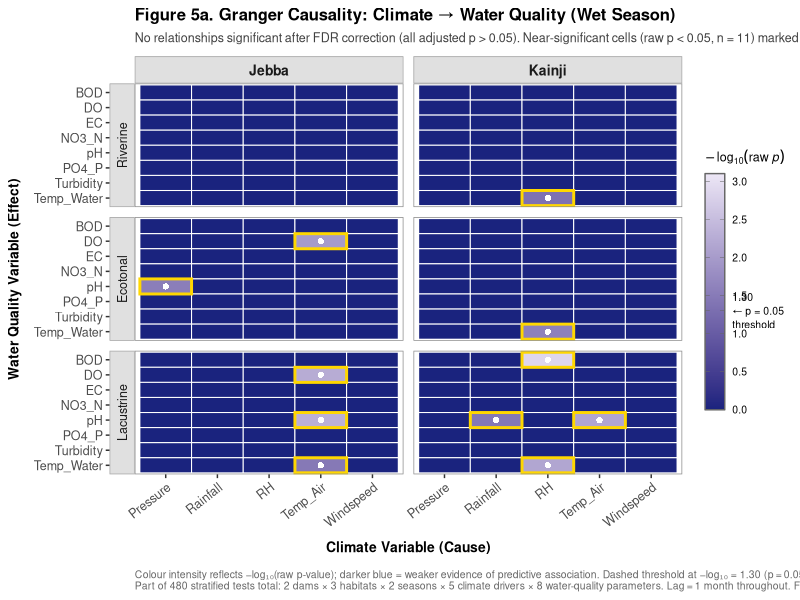
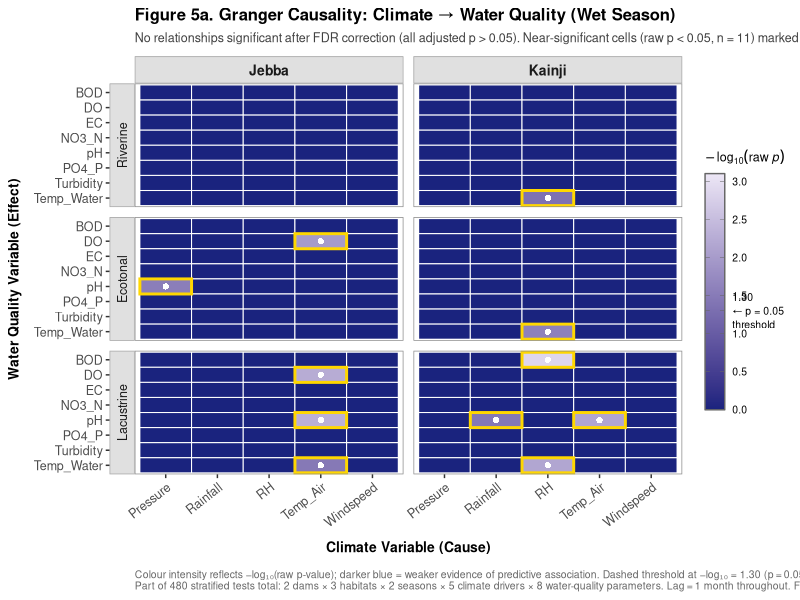
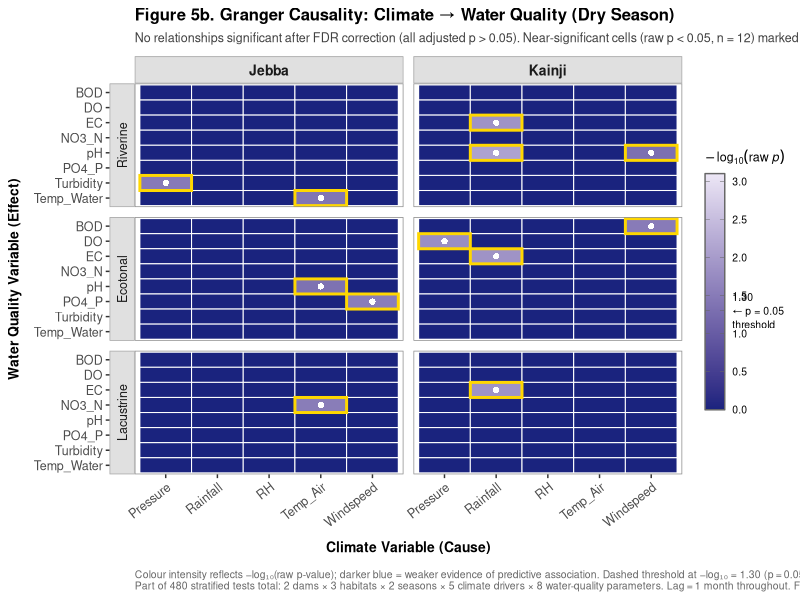
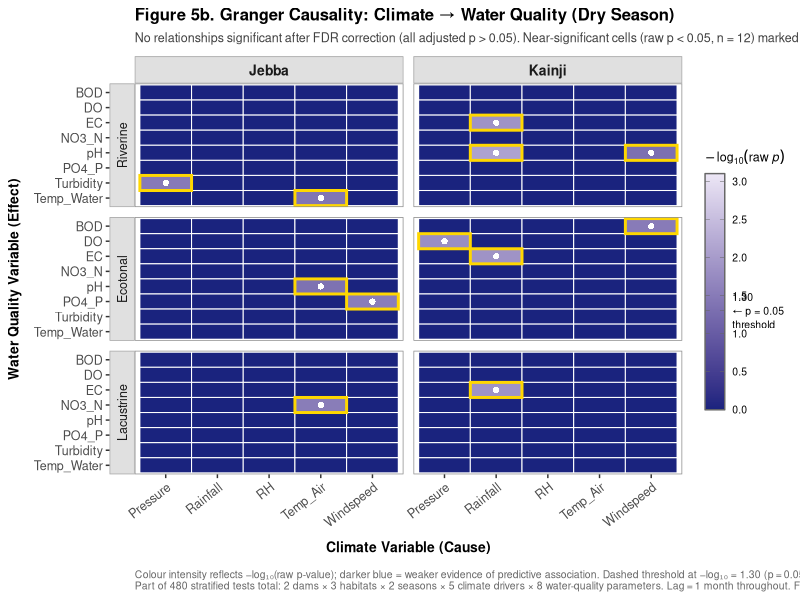

These charts were generated, in order, by the following R code:
# ============================================================
# 04b_GRANGER_HEATMAP.R
# Figure 5a and 5b - Granger Causality Heatmaps (Split by Season)
# Figure 5a: Wet Season | Figure 5b: Dry Season
# Kainji-Jebba Reservoir Cascade Water Quality Study
#
# Depends on the near-significant relationship table produced by
# 04a_granger_causality_full.R (values are hardcoded below from that
# script's output for reproducibility of the published figure).
# ============================================================

library(ggplot2)
library(dplyr)
library(tidyr)

# -- 1. DEFINE VARIABLES ---------------------------------------
climate_vars <- c("Pressure", "Rainfall", "RH", "Temp_Air", "Windspeed")
wq_vars      <- c("BOD", "DO", "EC", "NO3_N", "pH", "PO4_P", "Turbidity", "Temp_Water")
dams         <- c("Jebba", "Kainji")
habitats     <- c("Riverine", "Ecotonal", "Lacustrine")
seasons      <- c("Wet", "Dry")

# -- 2. BUILD FULL 480-TEST GRID ---------------------------------
df_full <- expand.grid(
  Dam     = dams,
  Habitat = habitats,
  Season  = seasons,
  Cause   = climate_vars,
  Effect  = wq_vars,
  stringsAsFactors = FALSE
)

# Default: all adjusted p-values = 0.999
df_full$P_raw <- 0.999
df_full$Near_Sig <- FALSE

# -- 3. INSERT ACTUAL NEAR-SIGNIFICANT VALUES FROM TABLE 3 ------
insert_p <- function(df, dam, habitat, season, cause, effect, p_raw) {
  idx <- df$Dam == dam & df$Habitat == habitat & df$Season == season &
         df$Cause == cause & df$Effect == effect
  df$P_raw[idx]    <- p_raw
  df$Near_Sig[idx] <- TRUE
  return(df)
}

# All 23 near-significant relationships
df_full <- insert_p(df_full, "Kainji", "Lacustrine", "Wet", "RH",        "BOD",        0.001375)
df_full <- insert_p(df_full, "Jebba",  "Lacustrine", "Wet", "Temp_Air",  "pH",         0.004917)
df_full <- insert_p(df_full, "Jebba",  "Lacustrine", "Wet", "Temp_Air",  "DO",         0.005711)
df_full <- insert_p(df_full, "Kainji", "Lacustrine", "Wet", "RH",        "Temp_Water", 0.007001)
df_full <- insert_p(df_full, "Kainji", "Lacustrine", "Wet", "Temp_Air",  "pH",         0.007146)
df_full <- insert_p(df_full, "Kainji", "Riverine",   "Dry", "Rainfall",  "pH",         0.008040)
df_full <- insert_p(df_full, "Jebba",  "Ecotonal",   "Wet", "Temp_Air",  "DO",         0.010336)
df_full <- insert_p(df_full, "Kainji", "Riverine",   "Dry", "Rainfall",  "EC",         0.013480)
df_full <- insert_p(df_full, "Kainji", "Ecotonal",   "Dry", "Rainfall",  "EC",         0.013480)
df_full <- insert_p(df_full, "Kainji", "Lacustrine", "Dry", "Rainfall",  "EC",         0.013480)
df_full <- insert_p(df_full, "Kainji", "Ecotonal",   "Dry", "Pressure",  "DO",         0.016354)
df_full <- insert_p(df_full, "Kainji", "Ecotonal",   "Wet", "RH",        "Temp_Water", 0.025323)
df_full <- insert_p(df_full, "Jebba",  "Ecotonal",   "Wet", "Pressure",  "pH",         0.028259)
df_full <- insert_p(df_full, "Jebba",  "Ecotonal",   "Dry", "Windspeed", "PO4_P",      0.029514)
df_full <- insert_p(df_full, "Jebba",  "Lacustrine", "Dry", "Temp_Air",  "NO3_N",      0.030054)
df_full <- insert_p(df_full, "Kainji", "Ecotonal",   "Dry", "Windspeed", "BOD",        0.031797)
df_full <- insert_p(df_full, "Jebba",  "Riverine",   "Dry", "Pressure",  "Turbidity",  0.033041)
df_full <- insert_p(df_full, "Jebba",  "Lacustrine", "Wet", "Temp_Air",  "Temp_Water", 0.034121)
df_full <- insert_p(df_full, "Kainji", "Lacustrine", "Wet", "Rainfall",  "pH",         0.035919)
df_full <- insert_p(df_full, "Jebba",  "Riverine",   "Dry", "Temp_Air",  "Temp_Water", 0.039778)
df_full <- insert_p(df_full, "Jebba",  "Ecotonal",   "Dry", "Temp_Air",  "pH",         0.044983)
df_full <- insert_p(df_full, "Kainji", "Riverine",   "Wet", "RH",        "Temp_Water", 0.045377)
df_full <- insert_p(df_full, "Kainji", "Riverine",   "Dry", "Windspeed", "pH",         0.047048)

# -- 4. TRANSFORM -------------------------------------------------
df_full <- df_full %>%
  mutate(neg_log_p = -log10(P_raw))

# -- 5. FACTOR ORDERING --------------------------------------------
df_full$Effect  <- factor(df_full$Effect,
                           levels = rev(c("BOD","DO","EC","NO3_N",
                                          "pH","PO4_P","Turbidity","Temp_Water")))
df_full$Cause   <- factor(df_full$Cause,   levels = climate_vars)
df_full$Habitat <- factor(df_full$Habitat, levels = c("Riverine","Ecotonal","Lacustrine"))
df_full$Season  <- factor(df_full$Season,  levels = c("Wet","Dry"))
df_full$Dam     <- factor(df_full$Dam,     levels = c("Jebba","Kainji"))

# -- 6. SHARED THEME -------------------------------------------------
shared_theme <- theme_bw(base_size = 11) +
  theme(
    plot.title       = element_text(face = "bold", size = 12, hjust = 0),
    plot.subtitle    = element_text(size = 9, colour = "grey25",
                                    hjust = 0, margin = margin(b = 8)),
    plot.caption     = element_text(size = 7.5, colour = "grey40",
                                    hjust = 0, margin = margin(t = 10)),
    axis.text.x      = element_text(angle = 38, hjust = 1, size = 9),
    axis.text.y      = element_text(size = 9),
    axis.title.x     = element_text(size = 10, face = "bold",
                                    margin = margin(t = 8)),
    axis.title.y     = element_text(size = 10, face = "bold",
                                    margin = margin(r = 8)),
    strip.text.x     = element_text(size = 10, face = "bold"),
    strip.text.y     = element_text(size = 9, angle = 0),
    strip.background = element_rect(fill = "grey88", colour = "grey65"),
    legend.title     = element_text(size = 9, face = "bold"),
    legend.position  = "right",
    panel.grid       = element_blank(),
    panel.border     = element_rect(colour = "grey55", linewidth = 0.5),
    panel.spacing    = unit(0.5, "lines")
  )

# -- 7. SHARED COLOUR SCALE -------------------------------------------
shared_fill <- scale_fill_gradient(
  low    = "#1A237E",
  high   = "#EDE7F6",
  limits = c(0, 3.10),
  breaks = c(0, 0.5, 1.0, 1.301, 1.5, 2.0, 2.5, 3.0),
  labels = c("0.0", "0.5", "1.0",
             "1.30\n\u2190 p = 0.05\nthreshold",
             "1.5", "2.0", "2.5", "3.0"),
  name   = expression(-log[10](raw~italic(p))),
  guide  = guide_colorbar(
    barheight    = unit(6, "cm"),
    barwidth     = unit(0.5, "cm"),
    ticks.colour = "grey40",
    frame.colour = "grey40",
    label.theme  = element_text(size = 7.5, lineheight = 1.1)
  )
)

# -- 8. FUNCTION TO BUILD ONE SEASON PLOT ----------------------------
build_plot <- function(season_filter, fig_label) {

  df_season <- df_full %>% filter(Season == season_filter)

  n_near <- sum(df_season$Near_Sig)

  p <- ggplot(df_season, aes(x = Cause, y = Effect, fill = neg_log_p)) +
    geom_tile(colour = "white", linewidth = 0.35) +

    # Yellow border for near-significant cells
    geom_tile(data = df_season %>% filter(Near_Sig),
              aes(x = Cause, y = Effect),
              fill  = NA,
              colour = "#FFD700",
              linewidth = 1.0) +

    # White dot on near-significant cells
    geom_point(data = df_season %>% filter(Near_Sig),
               aes(x = Cause, y = Effect),
               shape = 16, size = 1.8,
               colour = "white", inherit.aes = FALSE) +

    facet_grid(Habitat ~ Dam, switch = "y") +

    shared_fill +

    scale_colour_identity() +

    labs(
      title    = paste0("Figure 5", fig_label,
                        ". Granger Causality: Climate \u2192 Water Quality (",
                        season_filter, " Season)"),
      subtitle = paste0("No relationships significant after FDR correction ",
                        "(all adjusted p\u2009>\u20090.05). ",
                        "Near-significant cells (raw p\u2009<\u20090.05, n\u2009=\u2009",
                        n_near, ") marked with yellow borders."),
      x        = "Climate Variable (Cause)",
      y        = "Water Quality Variable (Effect)",
      caption  = paste0(
        "Colour intensity reflects \u2212log\u2081\u2080(raw p-value); ",
        "darker blue = weaker evidence of predictive association. ",
        "Dashed threshold at \u2212log\u2081\u2080 = 1.30 (p\u2009=\u20090.05).\n",
        "Part of 480 stratified tests total: 2 dams \u00d7 3 habitats \u00d7 ",
        "2 seasons \u00d7 5 climate drivers \u00d7 8 water-quality parameters. ",
        "Lag\u2009=\u20091 month throughout. Full results in Table S1."
      )
    ) +

    shared_theme

  return(p)
}

# -- 9. BUILD BOTH PLOTS ----------------------------------------------
p_wet <- build_plot("Wet", "a")
p_dry <- build_plot("Dry", "b")

# -- 10. SAVE ------------------------------------------------------
# Figure 5a - Wet Season
ggsave("Figure5a_Granger_Wet.pdf",
       plot = p_wet,
       width = 10, height = 10,
       units = "in", dpi = 300)

ggsave("Figure5a_Granger_Wet.png",
       plot = p_wet,
       width = 10, height = 10,
       units = "in", dpi = 300)

# Figure 5b - Dry Season
ggsave("Figure5b_Granger_Dry.pdf",
       plot = p_dry,
       width = 10, height = 10,
       units = "in", dpi = 300)

ggsave("Figure5b_Granger_Dry.png",
       plot = p_dry,
       width = 10, height = 10,
       units = "in", dpi = 300)

message("Figure 5a (Wet) and Figure 5b (Dry) saved successfully.")
